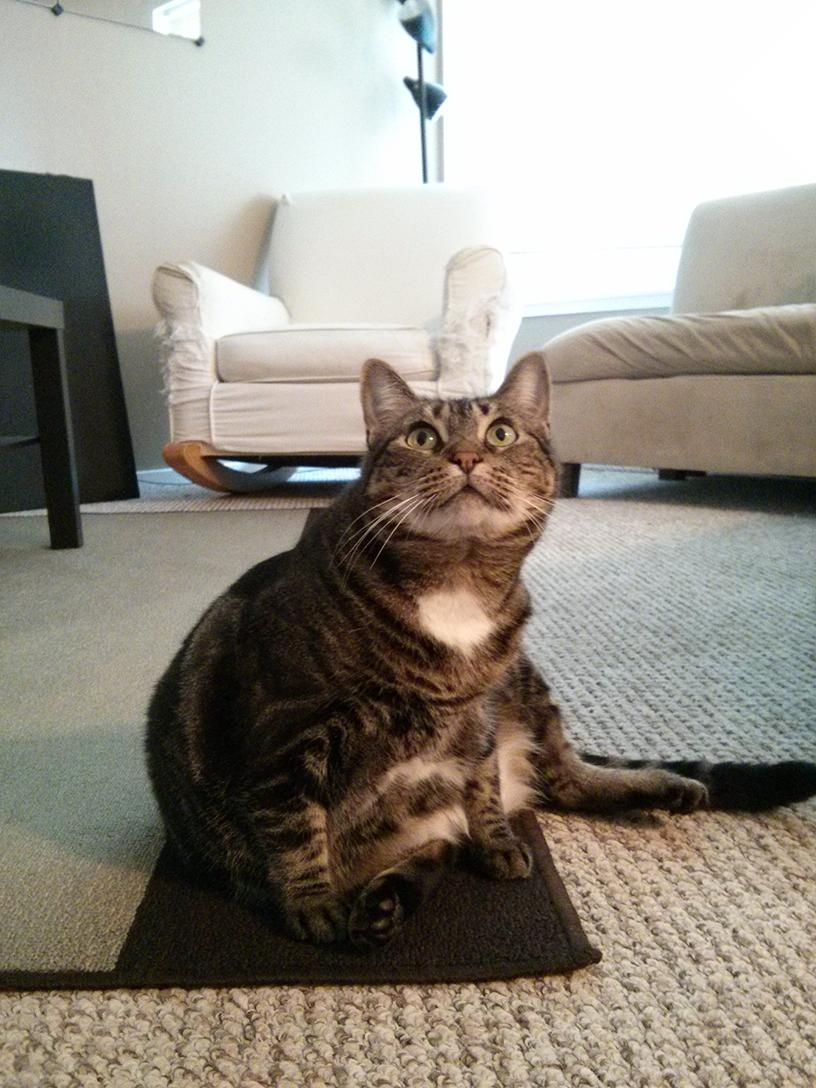
#> input picture 19_opencv/zophie.jpg, 816 x 1088 px
$ python cv16.py
#> lines starting #> are read from the running program, lines starting #| are printed output that depends on the picture
import cv2

#回転
img = cv2.imread("zophie.jpg")
#> img is the input picture: shape (1088, 816, 3); mean B, G, R 131.1, 141, 147
height,width = img.shape[:2]
#> height = 1088; width = 816
center = (int(width / 2),int(height / 2))
#> center = (408, 544)
size = (width,height)
#> size = (816, 1088)

#45度
rot45 = cv2.getRotationMatrix2D(center,45.0,1.0)
dst1 = cv2.warpAffine(img,rot45,size,flags=cv2.INTER_CUBIC)
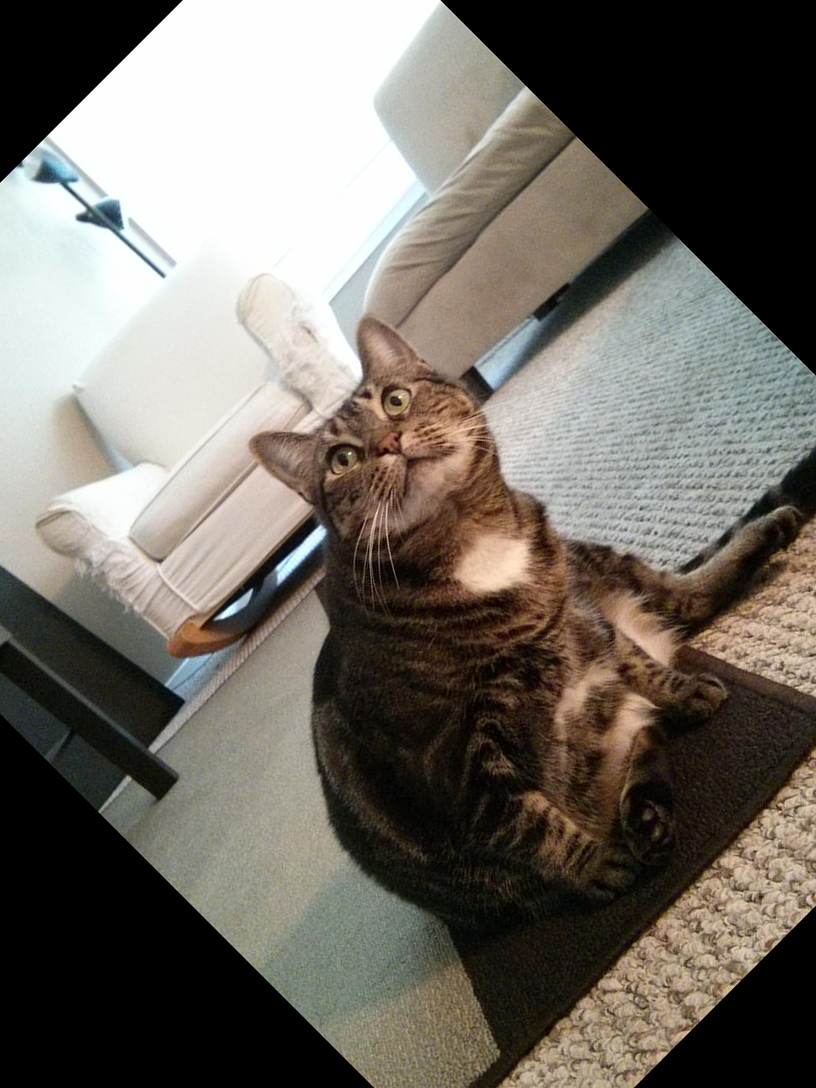
#> dst1: shape (1088, 816, 3); mean B, G, R 100, 107.6, 112.8
cv2.imwrite("img/rot45.jpg",dst1)
